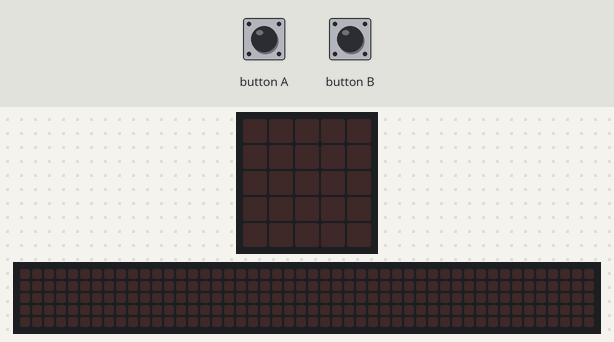
Bench run of a program on a simulated BBC micro:bit (MakeCode). Parts: the board's 5×5 LED display, a strip that is not on the board, showing the scrolling text unrolled. The inputs (shaded band) are chosen by the test bench. The 48×5 strip is a reading aid, not a part: it shows the text the display is scrolling, unrolled, one strip-width of it at a time.

Above: at 1.2 s.
1.3 s: button A pressed for 0.15 s
At 1.6 s:
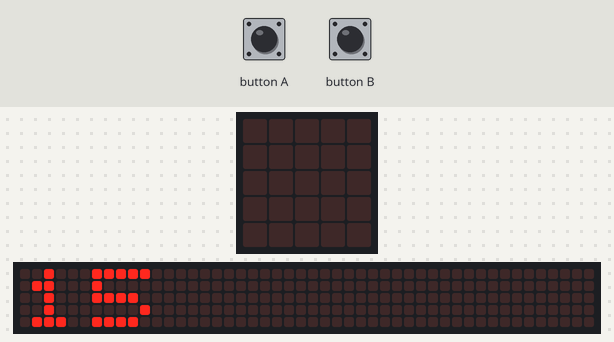
4.3 s: button B pressed for 0.15 s
At 4.63 s:
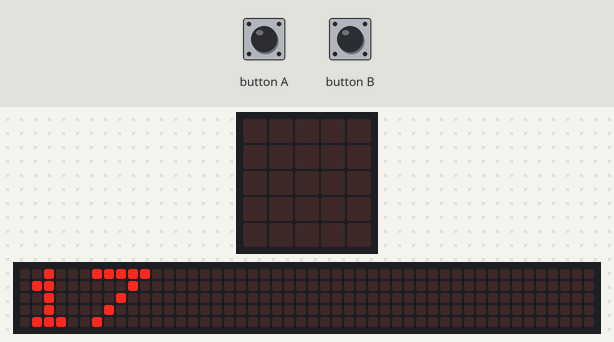
Timing chart, 0 to 7.3 s (numbered marks = the images above; inputs shaded):
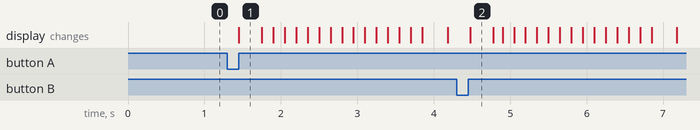

The program:

main.ts
```typescript
input.onButtonPressed(Button.A, function () {
    ans = (Quantity - 1) * 5
    basic.showNumber(ans)
})
input.onButtonPressed(Button.B, function () {
    ans = Unit_price + (Quantity + 7)
    basic.showNumber(ans)
})
let ans = 0
let Quantity = 0
let Unit_price = 0
Unit_price = 6
Quantity = 4
basic.forever(function () {

})
```

test.ts
```typescript
// 在這裡測試；當此封包作為擴充功能時，將不會編譯此內容。
```

Measured:
- after the input at 1.3 s, the display: changes after 0.15 s (image 1)
- after the input at 4.3 s, the display: changes after 0.18 s (image 2)
